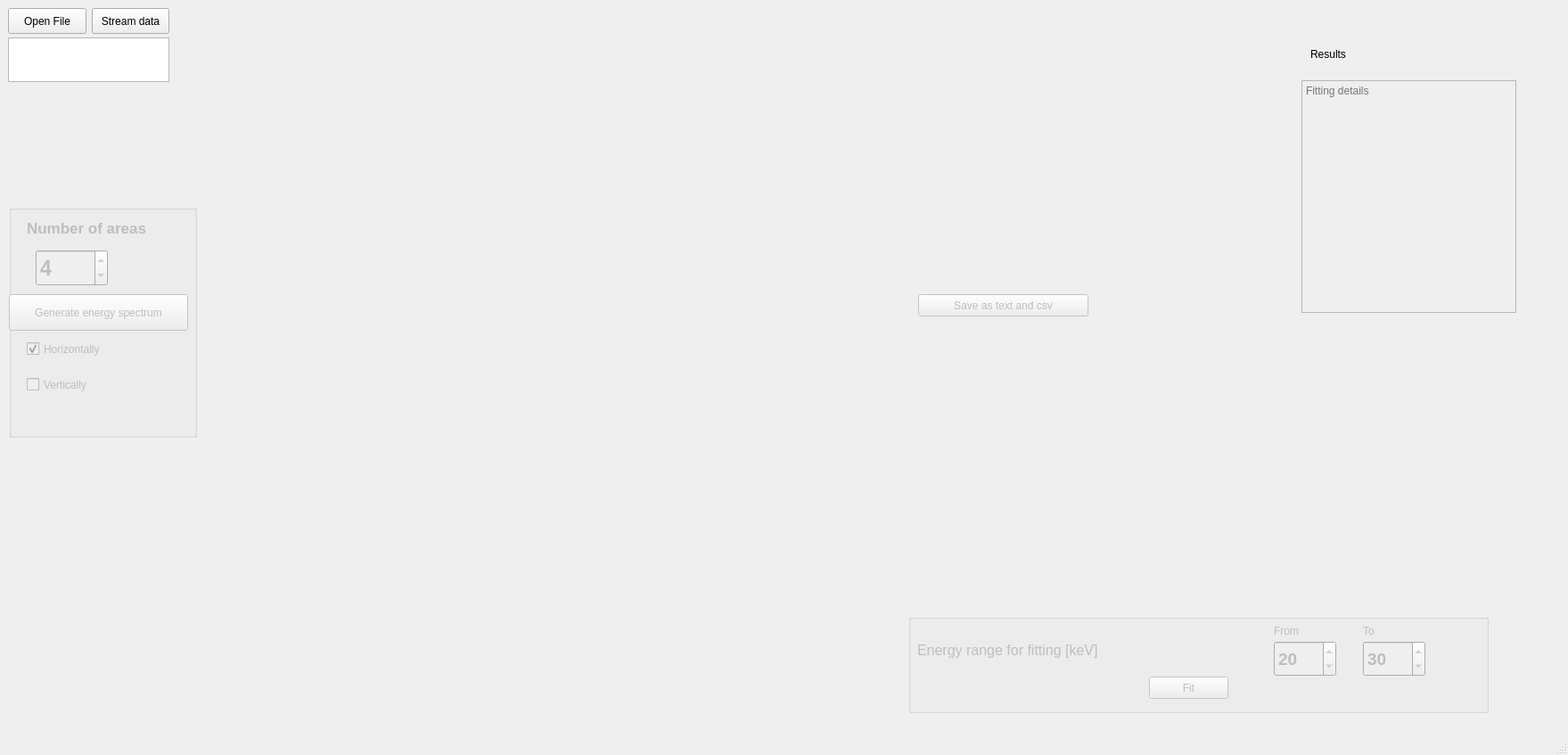
<?xml version="1.0" encoding="UTF-8"?>
<ui version="4.0">
 <class>MainWindow</class>
 <widget class="QMainWindow" name="MainWindow">
  <property name="geometry">
   <rect>
    <x>0</x>
    <y>0</y>
    <width>1759</width>
    <height>847</height>
   </rect>
  </property>
  <property name="sizePolicy">
   <sizepolicy hsizetype="Preferred" vsizetype="Fixed">
    <horstretch>0</horstretch>
    <verstretch>0</verstretch>
   </sizepolicy>
  </property>
  <property name="windowTitle">
   <string>MainWindow</string>
  </property>
  <widget class="QWidget" name="centralwidget">
   <widget class="QWidget" name="gridLayoutWidget">
    <property name="geometry">
     <rect>
      <x>9</x>
      <y>9</y>
      <width>181</width>
      <height>83</height>
     </rect>
    </property>
    <layout class="QGridLayout" name="controlLeftGrid">
     <property name="verticalSpacing">
      <number>4</number>
     </property>
     <item row="1" column="0" colspan="2">
      <widget class="QTextEdit" name="fileNameText">
       <property name="enabled">
        <bool>true</bool>
       </property>
       <property name="sizePolicy">
        <sizepolicy hsizetype="Ignored" vsizetype="Fixed">
         <horstretch>5</horstretch>
         <verstretch>1</verstretch>
        </sizepolicy>
       </property>
       <property name="maximumSize">
        <size>
         <width>16777215</width>
         <height>50</height>
        </size>
       </property>
      </widget>
     </item>
     <item row="0" column="0">
      <layout class="QHBoxLayout" name="horizontalLayout">
       <item>
        <widget class="QPushButton" name="openFileBtn">
         <property name="sizePolicy">
          <sizepolicy hsizetype="MinimumExpanding" vsizetype="MinimumExpanding">
           <horstretch>0</horstretch>
           <verstretch>0</verstretch>
          </sizepolicy>
         </property>
         <property name="text">
          <string>Open File</string>
         </property>
        </widget>
       </item>
      </layout>
     </item>
     <item row="0" column="1">
      <widget class="QPushButton" name="streamDataBtn">
       <property name="sizePolicy">
        <sizepolicy hsizetype="MinimumExpanding" vsizetype="Ignored">
         <horstretch>0</horstretch>
         <verstretch>10</verstretch>
        </sizepolicy>
       </property>
       <property name="text">
        <string>Stream data</string>
       </property>
      </widget>
     </item>
    </layout>
   </widget>
   <widget class="QWidget" name="mainPlotWidget" native="true">
    <property name="geometry">
     <rect>
      <x>230</x>
      <y>60</y>
      <width>750</width>
      <height>750</height>
     </rect>
    </property>
   </widget>
   <widget class="QWidget" name="selectedAreaPlotWidget" native="true">
    <property name="geometry">
     <rect>
      <x>1020</x>
      <y>20</y>
      <width>400</width>
      <height>280</height>
     </rect>
    </property>
   </widget>
   <widget class="QWidget" name="toolBarWidget" native="true">
    <property name="geometry">
     <rect>
      <x>230</x>
      <y>10</y>
      <width>741</width>
      <height>51</height>
     </rect>
    </property>
   </widget>
   <widget class="QGroupBox" name="engGroupBox">
    <property name="enabled">
     <bool>false</bool>
    </property>
    <property name="geometry">
     <rect>
      <x>10</x>
      <y>230</y>
      <width>211</width>
      <height>261</height>
     </rect>
    </property>
    <property name="title">
     <string/>
    </property>
    <widget class="QPushButton" name="generateEngBtn">
     <property name="geometry">
      <rect>
       <x>0</x>
       <y>100</y>
       <width>201</width>
       <height>41</height>
      </rect>
     </property>
     <property name="text">
      <string>Generate energy spectrum</string>
     </property>
    </widget>
    <widget class="QLabel" name="label">
     <property name="geometry">
      <rect>
       <x>20</x>
       <y>10</y>
       <width>171</width>
       <height>31</height>
      </rect>
     </property>
     <property name="font">
      <font>
       <pointsize>13</pointsize>
       <weight>75</weight>
       <bold>true</bold>
      </font>
     </property>
     <property name="text">
      <string>Number of areas</string>
     </property>
    </widget>
    <widget class="QSpinBox" name="numberOfAreasSpinBox">
     <property name="geometry">
      <rect>
       <x>30</x>
       <y>50</y>
       <width>81</width>
       <height>41</height>
      </rect>
     </property>
     <property name="font">
      <font>
       <pointsize>17</pointsize>
       <weight>75</weight>
       <bold>true</bold>
      </font>
     </property>
     <property name="minimum">
      <number>1</number>
     </property>
     <property name="maximum">
      <number>10</number>
     </property>
     <property name="value">
      <number>4</number>
     </property>
    </widget>
    <widget class="QCheckBox" name="verCheckBox">
     <property name="geometry">
      <rect>
       <x>20</x>
       <y>150</y>
       <width>92</width>
       <height>23</height>
      </rect>
     </property>
     <property name="text">
      <string>Horizontally</string>
     </property>
     <property name="checked">
      <bool>true</bool>
     </property>
    </widget>
    <widget class="QCheckBox" name="horCheckBox">
     <property name="geometry">
      <rect>
       <x>20</x>
       <y>190</y>
       <width>92</width>
       <height>23</height>
      </rect>
     </property>
     <property name="text">
      <string>Vertically</string>
     </property>
    </widget>
   </widget>
   <widget class="QWidget" name="engWidget" native="true">
    <property name="geometry">
     <rect>
      <x>990</x>
      <y>370</y>
      <width>750</width>
      <height>320</height>
     </rect>
    </property>
   </widget>
   <widget class="QGroupBox" name="fittingGroupBox">
    <property name="enabled">
     <bool>false</bool>
    </property>
    <property name="geometry">
     <rect>
      <x>1019</x>
      <y>689</y>
      <width>651</width>
      <height>111</height>
     </rect>
    </property>
    <property name="title">
     <string/>
    </property>
    <widget class="QLabel" name="label_2">
     <property name="geometry">
      <rect>
       <x>10</x>
       <y>20</y>
       <width>261</width>
       <height>41</height>
      </rect>
     </property>
     <property name="font">
      <font>
       <pointsize>12</pointsize>
      </font>
     </property>
     <property name="text">
      <string>Energy range for fitting [keV]</string>
     </property>
    </widget>
    <widget class="QSpinBox" name="minEngSpinBox">
     <property name="geometry">
      <rect>
       <x>410</x>
       <y>30</y>
       <width>70</width>
       <height>40</height>
      </rect>
     </property>
     <property name="font">
      <font>
       <pointsize>14</pointsize>
       <weight>75</weight>
       <bold>true</bold>
      </font>
     </property>
     <property name="minimum">
      <number>10</number>
     </property>
     <property name="maximum">
      <number>120</number>
     </property>
     <property name="value">
      <number>20</number>
     </property>
    </widget>
    <widget class="QLabel" name="label_4">
     <property name="geometry">
      <rect>
       <x>510</x>
       <y>10</y>
       <width>67</width>
       <height>17</height>
      </rect>
     </property>
     <property name="text">
      <string>To</string>
     </property>
    </widget>
    <widget class="QLabel" name="label_3">
     <property name="geometry">
      <rect>
       <x>410</x>
       <y>10</y>
       <width>67</width>
       <height>17</height>
      </rect>
     </property>
     <property name="text">
      <string>From</string>
     </property>
    </widget>
    <widget class="QSpinBox" name="maxEngSpinBox">
     <property name="geometry">
      <rect>
       <x>510</x>
       <y>30</y>
       <width>70</width>
       <height>40</height>
      </rect>
     </property>
     <property name="font">
      <font>
       <pointsize>14</pointsize>
       <weight>75</weight>
       <bold>true</bold>
      </font>
     </property>
     <property name="minimum">
      <number>10</number>
     </property>
     <property name="maximum">
      <number>120</number>
     </property>
     <property name="value">
      <number>30</number>
     </property>
    </widget>
    <widget class="QPushButton" name="fitBtn">
     <property name="geometry">
      <rect>
       <x>270</x>
       <y>70</y>
       <width>89</width>
       <height>25</height>
      </rect>
     </property>
     <property name="text">
      <string>Fit</string>
     </property>
    </widget>
   </widget>
   <widget class="QTextEdit" name="fitText">
    <property name="enabled">
     <bool>false</bool>
    </property>
    <property name="geometry">
     <rect>
      <x>1460</x>
      <y>90</y>
      <width>241</width>
      <height>261</height>
     </rect>
    </property>
    <property name="mouseTracking">
     <bool>false</bool>
    </property>
    <property name="documentTitle">
     <string/>
    </property>
    <property name="undoRedoEnabled">
     <bool>false</bool>
    </property>
    <property name="readOnly">
     <bool>true</bool>
    </property>
    <property name="placeholderText">
     <string>Fitting details</string>
    </property>
   </widget>
   <widget class="QLabel" name="label_5">
    <property name="geometry">
     <rect>
      <x>1470</x>
      <y>40</y>
      <width>111</width>
      <height>41</height>
     </rect>
    </property>
    <property name="text">
     <string>Results</string>
    </property>
   </widget>
   <widget class="QPushButton" name="saveBtn">
    <property name="enabled">
     <bool>false</bool>
    </property>
    <property name="geometry">
     <rect>
      <x>1030</x>
      <y>330</y>
      <width>191</width>
      <height>25</height>
     </rect>
    </property>
    <property name="text">
     <string>Save as text and csv</string>
    </property>
   </widget>
  </widget>
  <widget class="QMenuBar" name="menubar">
   <property name="geometry">
    <rect>
     <x>0</x>
     <y>0</y>
     <width>1759</width>
     <height>22</height>
    </rect>
   </property>
  </widget>
  <widget class="QStatusBar" name="statusbar"/>
 </widget>
 <resources/>
 <connections/>
</ui>
